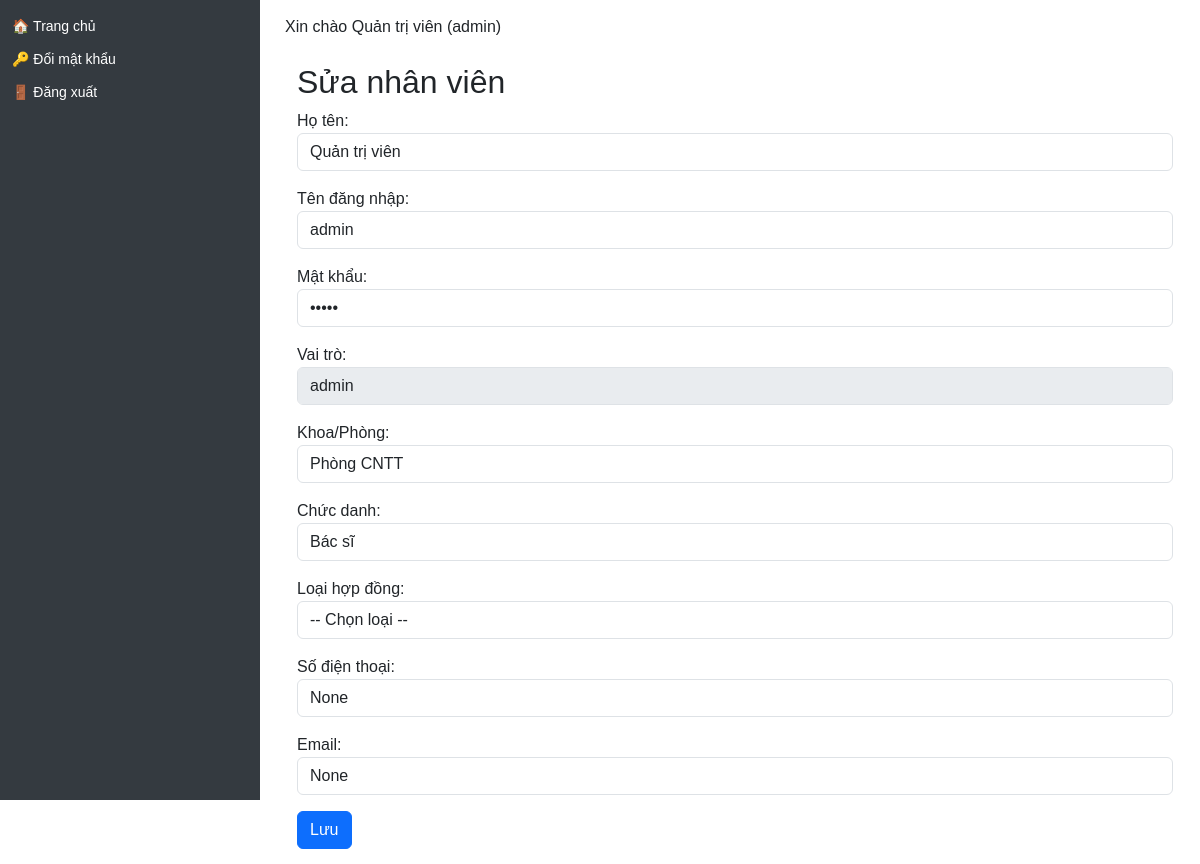
Page /users/edit/1 on the committed database.
### models/user.py (models this page shows)
class User(db.Model, UserMixin):
    __tablename__ = 'user'
    id = db.Column(db.Integer, primary_key=True)
    name = db.Column(db.String(100), nullable=False)
    username = db.Column(db.String(50), unique=True, nullable=False)
    password = db.Column(db.String(100), nullable=False)
    role = db.Column(db.String(20))  # admin / manager / user
    department = db.Column(db.String(100))
    position = db.Column(db.String(50))  # Bác sĩ / Điều dưỡng / KTV...
    contract_type = db.Column(db.String(50))  # Hợp đồng / Biên chế / v.v.
    email = db.Column(db.String(120))
    phone = db.Column(db.String(20))
    start_year = db.Column(db.Integer)  # ✅ Năm vào công tác (mới thêm)
    schedules = relationship("Schedule", back_populates="user")
    leave_requests = relationship('LeaveRequest', back_populates='user')

### app.py (the view, shortened to what this page needs)
@app.route('/users/edit/<int:user_id>', methods=['GET', 'POST'])
def edit_user(user_id):
    user = User.query.get_or_404(user_id)
    return render_template('edit_user.html', user=user)

### app.py (called while the page is built)
@app.context_processor
def inject_user():
    user = None
    if 'user_id' in session:
        user = db.session.get(User, session['user_id'])
    return dict(user=user)

@app.context_processor
def inject_helpers():
    return dict(get_titled_names=get_titled_names)

@app.context_processor
def inject_helpers():
    return dict(get_titled_names=get_titled_names)

### templates/edit_user.html (shortened to what this page needs)
{% extends "layout.html" %}
{% block content %}
<div class="container mt-4">
  <h2>{{ 'Sửa' if user else 'Thêm' }} nhân viên</h2>
  <form method="POST">
    <div class="mb-3">
      <label>Họ tên:</label>
      <input type="text" name="name" class="form-control" value="{{ user.name if user else '' }}" required>
    </div>
    <div class="mb-3">
      <label>Tên đăng nhập:</label>
      <input type="text" name="username" class="form-control" value="{{ user.username if user else '' }}" required>
    </div>
    <div class="mb-3">
      <label>Mật khẩu:</label>
      <input type="password" name="password" class="form-control" value="{{ user.password if user else '' }}" required>
    </div>
    <div class="mb-3">
      <label>Vai trò:</label>
      {% if session['role'] == 'admin' %}
      <select name="role" class="form-control">
        <option value="user" {% if user and user.role == 'user' %}selected{% endif %}>User</option>
        <option value="manager" {% if user and user.role == 'manager' %}selected{% endif %}>Manager</option>
        <option value="admin" {% if user and user.role == 'admin' %}selected{% endif %}>Admin</option>
      </select>
      {% else %}
      <input type="text" class="form-control" value="{{ user.role if user else 'user' }}" disabled>
      {% endif %}
    </div>
    <div class="mb-3">
      <label>Khoa/Phòng:</label>
      <input type="text" name="department" class="form-control" value="{{ user.department if user else '' }}">
    </div>
    <div class="mb-3">
      <label>Chức danh:</label>
      <input type="text" name="position" class="form-control" value="{{ user.position if user else '' }}">
    </div>
    <div class="mb-3">
      <label>Loại hợp đồng:</label>
      <select name="contract_type" class="form-control">
        <option value="">-- Chọn loại --</option>
      </select>
    </div>
    <div class="mb-3">
      <label>Số điện thoại:</label>
      <input type="text" name="phone" class="form-control" value="{{ user.phone if user else '' }}">
    </div>
    <div class="mb-3">
      <label>Email:</label>
      <input type="email" name="email" class="form-control" value="{{ user.email if user else '' }}">
    </div>
    <button type="submit" class="btn btn-primary">Lưu</button>
  </form>
</div>
{% endblock %}

### templates/layout.html (shortened to what this page needs)
<!DOCTYPE html>
<html lang="vi">
<head>
  <link rel="stylesheet" href="https://cdn.jsdelivr.net/npm/bootstrap@5.3.3/dist/css/bootstrap.min.css">
</head>
<body>
  <div class="sidebar">
    <ul>
      <li><a href="/">🏠 Trang chủ</a></li>
      <li><a href="/change-password">🔑 Đổi mật khẩu</a></li>
      <li><a href="/logout">🚪 Đăng xuất</a></li>
    </ul>
  </div>
  <div class="content">
    {% if user %}
      <p class="d-print-none">Xin chào {{ user.name }} ({{ user.role }})</p>
    {% else %}
      <p>Xin chào Khách</p>
    {% endif %}
    {% block content %}{% endblock %}
  </div>
</body>
</html>

### templates/layout.html (style rules this page uses)
body { margin: 0; font-family: Arial, sans-serif; }
.sidebar { height: 100vh; width: 260px; position: fixed; top: 0; left: 0; background-color: #343a40; padding-top: 10px; color: white; }
.sidebar ul { list-style-type: none; padding: 0; }
.sidebar ul li { padding: 6px 12px; font-size: 14px; }
.sidebar ul li a { color: white; text-decoration: none; display: block; }
.content { margin-left: 270px; padding: 15px; }

### rows in the picture
User: name "Quản trị viên", role "admin", username "admin", department "Phòng CNTT", position "Bác sĩ", phone "None", email "None"

### other values in the picture
{{ 'Sửa' if user else 'Thêm' }} "Sửa"
